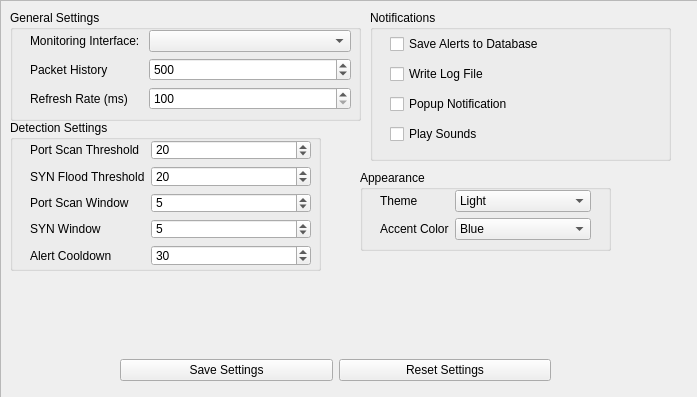
          <widget class="QWidget" name="scrollAreaWidgetContents">
           <property name="geometry">
            <rect>
             <x>0</x>
             <y>0</y>
             <width>697</width>
             <height>397</height>
            </rect>
           </property>
           <widget class="QFrame" name="frameSettings">
            <property name="geometry">
             <rect>
              <x>0</x>
              <y>0</y>
              <width>701</width>
              <height>399</height>
             </rect>
            </property>
            <property name="minimumSize">
             <size>
              <width>0</width>
              <height>120</height>
             </size>
            </property>
            <property name="frameShape">
             <enum>QFrame::StyledPanel</enum>
            </property>
            <property name="frameShadow">
             <enum>QFrame::Raised</enum>
            </property>
            <widget class="QGroupBox" name="groupDetection">
             <property name="geometry">
              <rect>
               <x>10</x>
               <y>120</y>
               <width>311</width>
               <height>151</height>
              </rect>
             </property>
             <property name="title">
              <string>Detection Settings</string>
             </property>
             <widget class="QWidget" name="formLayoutWidget_2">
              <property name="geometry">
               <rect>
                <x>20</x>
                <y>20</y>
                <width>281</width>
                <height>126</height>
               </rect>
              </property>
              <layout class="QFormLayout" name="formLayout_3">
               <item row="0" column="0">
                <widget class="QLabel" name="label_7">
                 <property name="text">
                  <string>Port Scan Threshold </string>
                 </property>
                </widget>
               </item>
               <item row="1" column="0">
                <widget class="QLabel" name="label_8">
                 <property name="text">
                  <string>SYN Flood Threshold</string>
                 </property>
                </widget>
               </item>
               <item row="2" column="0">
                <widget class="QLabel" name="label_9">
                 <property name="text">
                  <string>Port Scan Window </string>
                 </property>
                </widget>
               </item>
               <item row="3" column="0">
                <widget class="QLabel" name="label_10">
                 <property name="text">
                  <string>SYN Window</string>
                 </property>
                </widget>
               </item>
               <item row="4" column="0">
                <widget class="QLabel" name="label_11">
                 <property name="text">
                  <string>Alert Cooldown</string>
                 </property>
                </widget>
               </item>
               <item row="2" column="1">
                <widget class="QSpinBox" name="spinPortScanWindow">
                 <property name="value">
                  <number>5</number>
                 </property>
                </widget>
               </item>
               <item row="3" column="1">
                <widget class="QSpinBox" name="spinSynWindow">
                 <property name="value">
                  <number>5</number>
                 </property>
                </widget>
               </item>
               <item row="4" column="1">
                <widget class="QSpinBox" name="spinCooldown">
                 <property name="value">
                  <number>30</number>
                 </property>
                </widget>
               </item>
               <item row="1" column="1">
                <widget class="QSpinBox" name="spinSynThreshold">
                 <property name="value">
                  <number>20</number>
                 </property>
                </widget>
               </item>
               <item row="0" column="1">
                <widget class="QSpinBox" name="spinPortScanThreshold">
                 <property name="value">
                  <number>20</number>
                 </property>
                </widget>
               </item>
              </layout>
             </widget>
            </widget>
            <widget class="QGroupBox" name="groupAppearance">
             <property name="geometry">
              <rect>
               <x>360</x>
               <y>170</y>
               <width>251</width>
               <height>81</height>
              </rect>
             </property>
             <property name="title">
              <string>Appearance</string>
             </property>
             <widget class="QWidget" name="formLayoutWidget_3">
              <property name="geometry">
               <rect>
                <x>20</x>
                <y>20</y>
                <width>211</width>
                <height>54</height>
               </rect>
              </property>
              <layout class="QFormLayout" name="formLayout_2">
               <item row="2" column="1">
                <widget class="QComboBox" name="cmbAccent">
                 <item>
                  <property name="text">
                   <string>Blue</string>
                  </property>
                 </item>
                </widget>
               </item>
               <item row="1" column="1">
                <widget class="QComboBox" name="cmbTheme">
                 <item>
                  <property name="text">
                   <string>Light</string>
                  </property>
                 </item>
                 <item>
                  <property name="text">
                   <string>Dark</string>
                  </property>
                 </item>
                </widget>
               </item>
               <item row="1" column="0">
                <widget class="QLabel" name="label_3">
                 <property name="text">
                  <string>Theme</string>
                 </property>
                </widget>
               </item>
               <item row="2" column="0">
                <widget class="QLabel" name="label_14">
                 <property name="text">
                  <string>Accent Color</string>
                 </property>
                </widget>
               </item>
              </layout>
             </widget>
            </widget>
            <widget class="QGroupBox" name="groupBox_3">
             <property name="geometry">
              <rect>
               <x>10</x>
               <y>10</y>
               <width>351</width>
               <height>111</height>
              </rect>
             </property>
             <property name="title">
              <string>General Settings</string>
             </property>
             <widget class="QWidget" name="formLayoutWidget">
              <property name="geometry">
               <rect>
                <x>20</x>
                <y>20</y>
                <width>321</width>
                <height>80</height>
               </rect>
              </property>
              <layout class="QFormLayout" name="formLayoutGenSettings">
               <item row="0" column="1">
                <widget class="QComboBox" name="cmbSetInterface"/>
               </item>
               <item row="0" column="0">
                <widget class="QLabel" name="lblInterfaces">
                 <property name="text">
                  <string>Monitoring Interface: </string>
                 </property>
                </widget>
               </item>
               <item row="1" column="0">
                <widget class="QLabel" name="label_5">
                 <property name="text">
                  <string>Packet History</string>
                 </property>
                </widget>
               </item>
               <item row="1" column="1">
                <widget class="QSpinBox" name="spinPacketHistory">
                 <property name="minimum">
                  <number>10</number>
                 </property>
                 <property name="maximum">
                  <number>10000</number>
                 </property>
                 <property name="value">
                  <number>500</number>
                 </property>
                </widget>
               </item>
               <item row="2" column="1">
                <widget class="QSpinBox" name="spinRefreshRate">
                 <property name="minimum">
                  <number>100</number>
                 </property>
                 <property name="maximum">
                  <number>10000</number>
                 </property>
                 <property name="value">
                  <number>100</number>
                 </property>
                </widget>
               </item>
               <item row="2" column="0">
                <widget class="QLabel" name="lblRefreshRate">
                 <property name="text">
                  <string>Refresh Rate (ms)</string>
                 </property>
                </widget>
               </item>
              </layout>
             </widget>
            </widget>
            <widget class="QWidget" name="horizontalLayoutWidget_8">
             <property name="geometry">
              <rect>
               <x>120</x>
               <y>350</y>
               <width>431</width>
               <height>41</height>
              </rect>
             </property>
             <layout class="QHBoxLayout" name="ButtonsLayout">
              <item>
               <widget class="QPushButton" name="btnSaveSettings">
                <property name="text">
                 <string>Save Settings</string>
                </property>
               </widget>
              </item>
              <item>
               <widget class="QPushButton" name="btnResetSettings">
                <property name="text">
                 <string>Reset Settings</string>
                </property>
               </widget>
              </item>
             </layout>
            </widget>
            <widget class="QGroupBox" name="groupNotifications">
             <property name="geometry">
              <rect>
               <x>370</x>
               <y>10</y>
               <width>301</width>
               <height>151</height>
              </rect>
             </property>
             <property name="title">
              <string>Notifications</string>
             </property>
             <widget class="QWidget" name="verticalLayoutWidget_8">
              <property name="geometry">
               <rect>
                <x>20</x>
                <y>20</y>
                <width>181</width>
                <height>121</height>
               </rect>
              </property>
              <layout class="QVBoxLayout" name="LayoutSetNoti">
               <item>
                <widget class="QCheckBox" name="chkSaveDatabase">
                 <property name="text">
                  <string>Save Alerts to Database</string>
                 </property>
                </widget>
               </item>
               <item>
                <widget class="QCheckBox" name="chkWriteLog">
                 <property name="text">
                  <string>Write Log File</string>
                 </property>
                </widget>
               </item>
               <item>
                <widget class="QCheckBox" name="chkPopup">
                 <property name="text">
                  <string>Popup Notification</string>
                 </property>
                </widget>
               </item>
               <item>
                <widget class="QCheckBox" name="chkPlaySound">
                 <property name="text">
                  <string>Play Sounds</string>
                 </property>
                </widget>
               </item>
              </layout>
             </widget>
            </widget>
           </widget>
          </widget>
